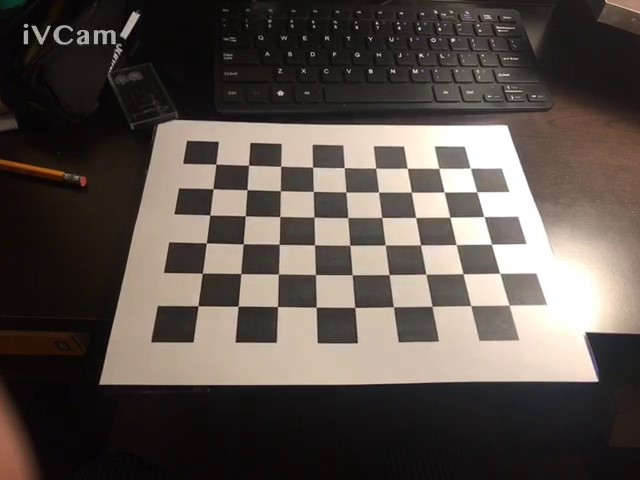
#> input picture Opencv_opengl_project1/chessboardPictures/2020-06-07 230341.jpg, 640 x 480 px; its folder holds only this picture in this run
$ python cameraCalibration.py
#> lines starting #> are read from the running program, lines starting #| are printed output that depends on the picture; after the words box and inside, x2 and y2 are one past the last pixel; in counts of white or black regions, pixels touching at a corner belong together; long printed decimals are rounded
import numpy as np
import cv2
import glob
import argparse
import pickle
# from calibration_store import save_coefficients
from pathlib import Path

# termination criteria
criteria = (cv2.TERM_CRITERIA_EPS + cv2.TERM_CRITERIA_MAX_ITER, 30, 0.001)


def calibrate(dirpath, square_size, width=9, height=6):
    """ Apply camera calibration operation for images in the given directory path. """
#> called with square_size = 0.024, width = 9, height = 6
    # prepare object points, like (0,0,0), (1,0,0), (2,0,0) ....,(8,6,0)
    objp = np.zeros((height*width, 3), np.float32)
    objp[:, :2] = np.mgrid[0:width, 0:height].T.reshape(-1, 2)

    objp = objp * square_size

    # Arrays to store object points and image points from all the images.
    objpoints = []  # 3d point in real world space
    imgpoints = []  # 2d points in image plane.


    for count, fname in enumerate(dirpath.glob("*.jpg")):
        print(count, fname.name)
        fname = str(fname)
        img = cv2.imread(fname) #opencv does not read Path from pathlib directly!
#> img is the input picture: shape (480, 640, 3); mean B, G, R 74.9, 80.8, 89.8
        print(img.shape)
#| (480, 640, 3)
        gray = cv2.cvtColor(img, cv2.COLOR_BGR2GRAY)
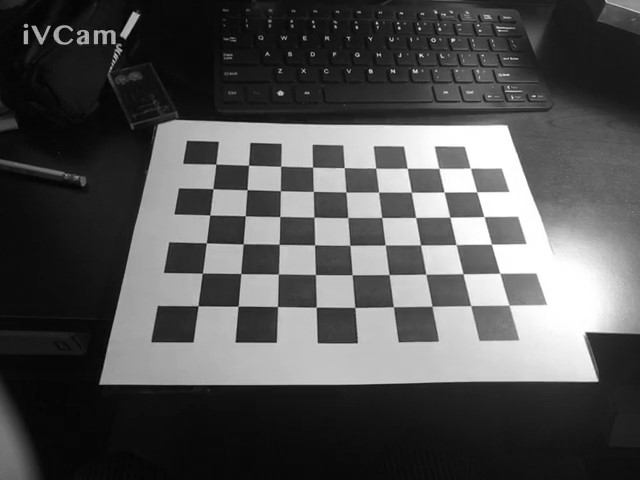
#> gray: shape (480, 640); min 0, max 255, mean 82.8

        # Find the chess board corners
        ret, corners = cv2.findChessboardCorners(gray, (width, height), None)
#> ret = True; corners = 54 rows, first 8: [215.8, 163.9], [248.7, 164.9], [280.8, 166.1], [312.6, 166.9], [344.2, 167.7], [375.7, 168], [407.4, 168.3], [439, 168.5]

        # If found, add object points, image points (after refining them)
        if ret:
            objpoints.append(objp)

            corners2 = cv2.cornerSubPix(gray, corners, (11, 11), (-1, -1), criteria)
#> corners2 = 54 rows, first 8: [215.9, 164], [248.5, 165.3], [280.7, 166.2], [312.6, 167.2], [344.3, 167.6], [375.7, 168.1], [407.2, 168.2], [438.7, 168.4]
            imgpoints.append(corners2)

            # Draw and display the corners
            img = cv2.drawChessboardCorners(img, (width, height), corners2, ret)
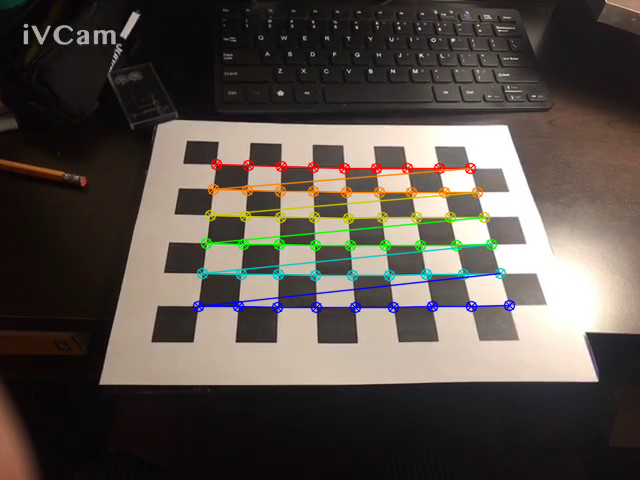
#> img: shape (480, 640, 3); 4.28% of pixels changed, all inside (x1, y1, x2, y2) = (192, 158, 516, 314)

            #Display img
            cv2.imshow("img", img)
            cv2.waitKey(500)

    cv2.destroyAllWindows()
    ret, mtx, dist, rvecs, tvecs = cv2.calibrateCamera(objpoints, imgpoints, gray.shape[::-1], None, None)
#> ret = 0.242; mtx = [[444.7, 0, 331.4], [0, 430.2, 233.2], [0, 0, 1]]; dist = [[0.143, -0.287, -0.0412, 0.0167, 0.0562]]; rvecs = ([-0.608, -0.0838, -0.0169],); tvecs = ([-0.086, -0.0516, 0.334],)

    print(ret)
#| 0.2417
    print(mtx)
#| [[444.680   0.         331.420]
#|  [  0.         430.216  233.192]
#|  [  0.           0.           1.        ]]
    print(dist)
#| [[ 0.1431 -0.2866 -0.04118  0.01667  0.05621]]

    return [ret, mtx, dist, rvecs, tvecs]


if __name__ == '__main__':

    print("Camera calibration script")
    dataPath = Path("./chessboardPictures").resolve()
    parameters = calibrate(dataPath, 0.024)
#> parameters = [0.242, [[444.7, 0, 331.4], [0, 430.2, 233.2], [0, 0, 1]], [[0.143, -0.287, -0.0412, 0.0167, 0.0562]], ([-0.608, -0.0838, -0.0169],), ([-0.086, -0.0516, 0.334],)]

    file = open('params.pickle', 'wb')
    pickle.dump(parameters, file)

$ run again, on Opencv_opengl_project1/chessboardPictures/2020-06-07 230405.jpg
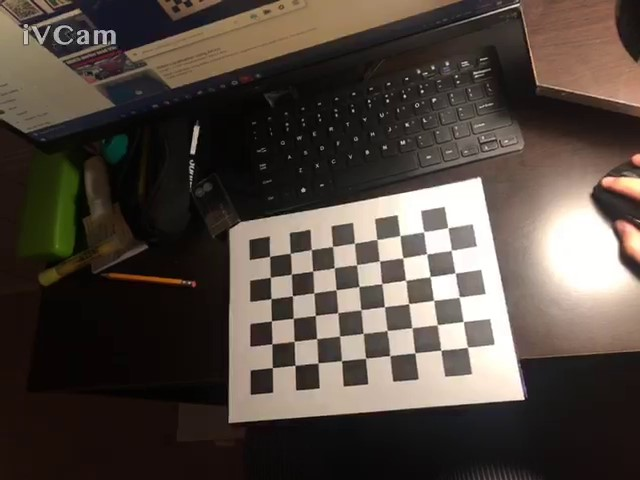
#> input picture Opencv_opengl_project1/chessboardPictures/2020-06-07 230405.jpg, 640 x 480 px
#> in calibrate, img is the input picture: shape (480, 640, 3); mean B, G, R 63.4, 71, 80.9
#| (480, 640, 3)
#> in calibrate, `gray = cv2.cvtColor(img, cv2.COLOR_BGR2GRAY)`:
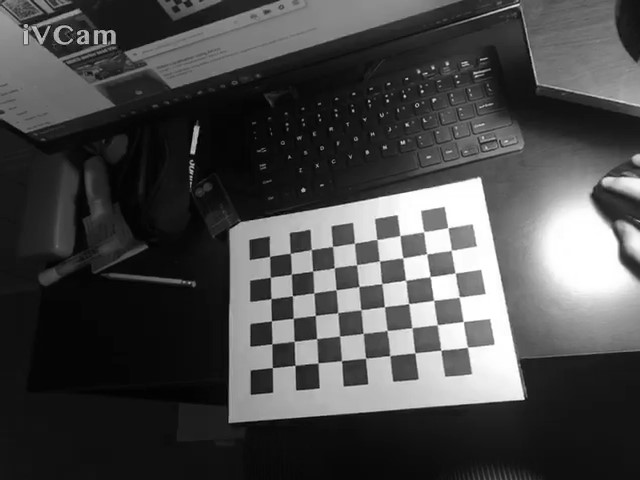
#> gray: shape (480, 640); min 0, max 255, mean 73.1
#> in calibrate, `ret, corners = cv2.findChessboardCorners(gray, (width, height), None)`: ret = True; corners = 54 rows, first 8: [269.5, 256.5], [290.1, 253.5], [311.4, 249.4], [332.5, 246.5], [354.5, 243.3], [376.9, 239.4], [399.9, 235.6], [423.6, 231.8]
#> corners2 = 54 rows, first 8: [269.6, 256.3], [290.4, 253.2], [311.2, 249.5], [332.5, 246.6], [354.5, 243.1], [376.9, 239.5], [399.9, 235.5], [423.6, 231.7]
#> in calibrate, `img = cv2.drawChessboardCorners(img, (width, height), corners2, ret)`:
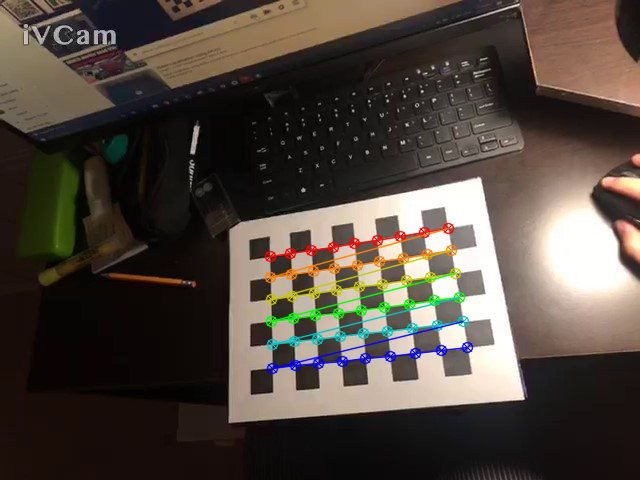
#> img: shape (480, 640, 3); 3.25% of pixels changed, all inside (x1, y1, x2, y2) = (264, 222, 474, 375)
#> in calibrate, `ret, mtx, dist, rvecs, tvecs = cv2.calibrateCamera(objpoints, imgpoint..`: ret = 0.174; mtx = [[499.5, 0, 299], [0, 499.5, 214.5], [0, 0, 1]]; dist = [[0.319, -1.29, -0.0377, -0.025, 2.57]]; rvecs = ([-0.386, 0.293, -0.114],); tvecs = ([-0.0322, 0.0465, 0.553],)
#| 0.1738
#| [[499.482   0.         298.984]
#|  [  0.         499.479  214.482]
#|  [  0.           0.           1.        ]]
#| [[ 0.3188 -1.291 -0.03768 -0.025  2.574 ]]
#> parameters = [0.174, [[499.5, 0, 299], [0, 499.5, 214.5], [0, 0, 1]], [[0.319, -1.29, -0.0377, -0.025, 2.57]], ([-0.386, 0.293, -0.114],), ([-0.0322, 0.0465, 0.553],)]

$ run again, on Opencv_opengl_project1/chessboardPictures/2020-06-07 230409.jpg
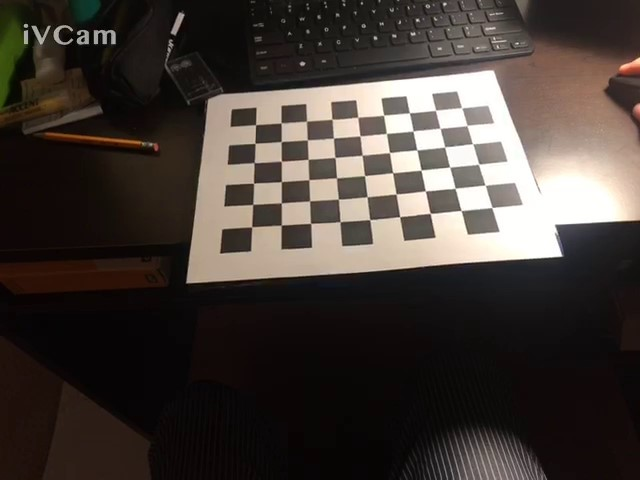
#> input picture Opencv_opengl_project1/chessboardPictures/2020-06-07 230409.jpg, 640 x 480 px
#> in calibrate, img is the input picture: shape (480, 640, 3); mean B, G, R 55, 60.1, 67.9
#| (480, 640, 3)
#> in calibrate, `gray = cv2.cvtColor(img, cv2.COLOR_BGR2GRAY)`:
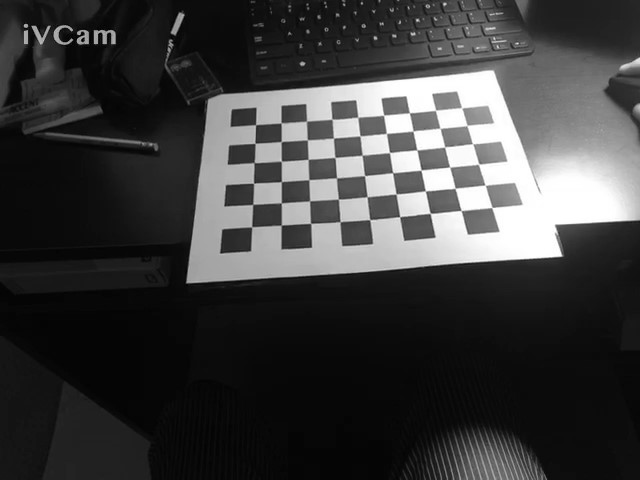
#> gray: shape (480, 640); min 0, max 255, mean 61.9
#> in calibrate, `ret, corners = cv2.findChessboardCorners(gray, (width, height), None)`: ret = True; corners = 54 rows, first 8: [255.7, 124.8], [281, 122.9], [306.5, 121.1], [332, 119], [357.6, 117.3], [383.6, 115.2], [409.5, 112.6], [435.5, 110.2]
#> corners2 = 54 rows, first 8: [255.6, 124.6], [281.1, 123], [306.5, 121.1], [332, 119.3], [357.7, 117.1], [383.6, 115.3], [409.4, 112.8], [435.5, 110.3]
#> in calibrate, `img = cv2.drawChessboardCorners(img, (width, height), corners2, ret)`:
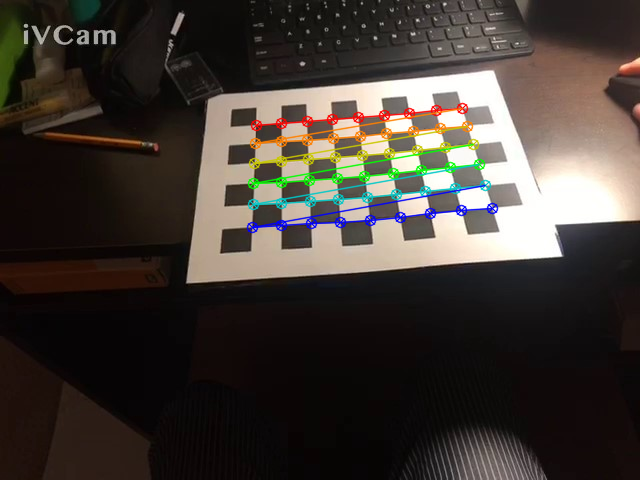
#> img: shape (480, 640, 3); 3.6% of pixels changed, all inside (x1, y1, x2, y2) = (246, 102, 499, 234)
#> in calibrate, `ret, mtx, dist, rvecs, tvecs = cv2.calibrateCamera(objpoints, imgpoint..`: ret = 0.244; mtx = [[441, 0, 330.7], [0, 441.4, 255.1], [0, 0, 1]]; dist = [[0.346, -1.45, -0.0476, 0.00815, 1.26]]; rvecs = ([-0.615, 0.0223, -0.0662],); tvecs = ([-0.0708, -0.12, 0.432],)
#| 0.2436
#| [[440.967   0.         330.742]
#|  [  0.         441.359 255.141]
#|  [  0.           0.           1.        ]]
#| [[ 0.3456  -1.454 -0.04756  0.00815  1.256]]
#> parameters = [0.244, [[441, 0, 330.7], [0, 441.4, 255.1], [0, 0, 1]], [[0.346, -1.45, -0.0476, 0.00815, 1.26]], ([-0.615, 0.0223, -0.0662],), ([-0.0708, -0.12, 0.432],)]

$ run again, on Opencv_opengl_project1/chessboardPictures/2020-06-07 230419.jpg
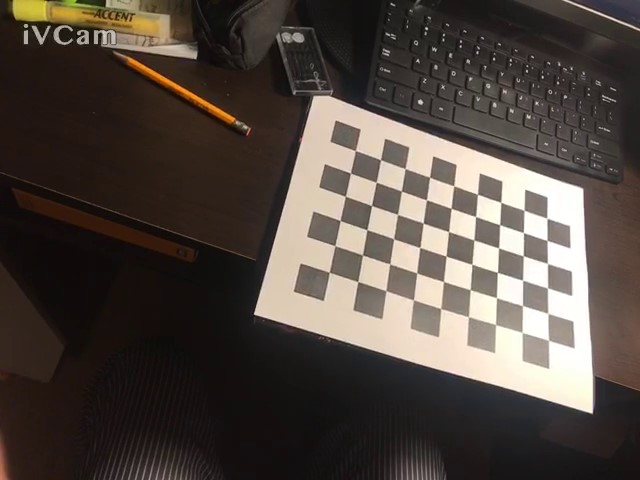
#> input picture Opencv_opengl_project1/chessboardPictures/2020-06-07 230419.jpg, 640 x 480 px
#> in calibrate, img is the input picture: shape (480, 640, 3); mean B, G, R 65.2, 72, 81.1
#| (480, 640, 3)
#> in calibrate, `gray = cv2.cvtColor(img, cv2.COLOR_BGR2GRAY)`:
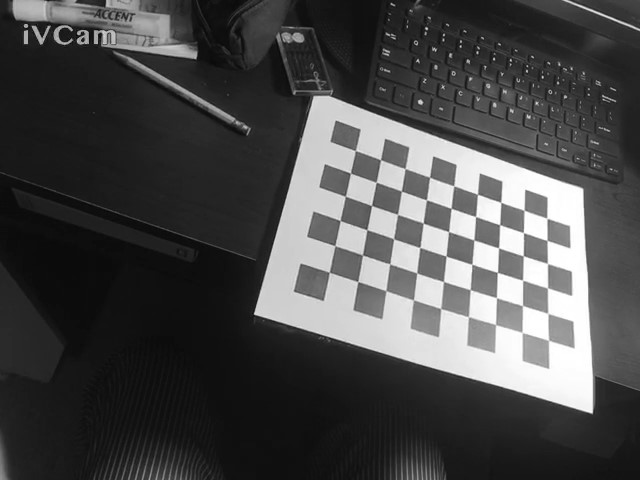
#> gray: shape (480, 640); min 1, max 255, mean 74
#> in calibrate, `ret, corners = cv2.findChessboardCorners(gray, (width, height), None)`: ret = True; corners = 54 rows, first 8: [355.4, 150.5], [380.5, 159.7], [404.9, 168.7], [429.6, 177.3], [453.9, 185.7], [477.6, 194.5], [500.9, 202.4], [523.9, 210.1]
#> corners2 = 54 rows, first 8: [355.4, 150.6], [380.5, 159.7], [405.2, 168.5], [429.5, 177.3], [453.8, 185.7], [477.5, 194.2], [500.8, 202.3], [524, 210.3]
#> in calibrate, `img = cv2.drawChessboardCorners(img, (width, height), corners2, ret)`:
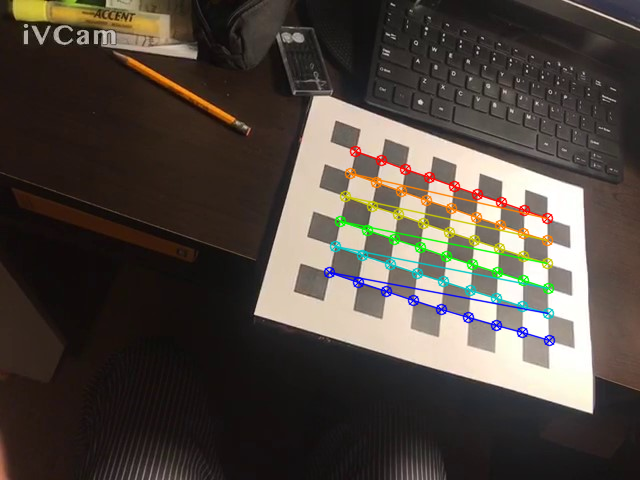
#> img: shape (480, 640, 3); 3.49% of pixels changed, all inside (x1, y1, x2, y2) = (323, 145, 556, 347)
#> in calibrate, `ret, mtx, dist, rvecs, tvecs = cv2.calibrateCamera(objpoints, imgpoint..`: ret = 0.193; mtx = [[445.7, 0, 326.1], [0, 456.5, 254], [0, 0, 1]]; dist = [[0.298, -1.6, -0.0353, 0.0312, 3.12]]; rvecs = ([-0.468, -0.255, 0.266],); tvecs = ([0.0256, -0.089, 0.408],)
#| 0.1934
#| [[445.676   0.         326.066 ]
#|  [  0.         456.473 254.027]
#|  [  0.           0.           1.        ]]
#| [[ 0.2982 -1.598 -0.03527  0.03119  3.124]]
#> parameters = [0.193, [[445.7, 0, 326.1], [0, 456.5, 254], [0, 0, 1]], [[0.298, -1.6, -0.0353, 0.0312, 3.12]], ([-0.468, -0.255, 0.266],), ([0.0256, -0.089, 0.408],)]

$ run again, on Opencv_opengl_project1/chessboardPictures/2020-06-07 230354.jpg
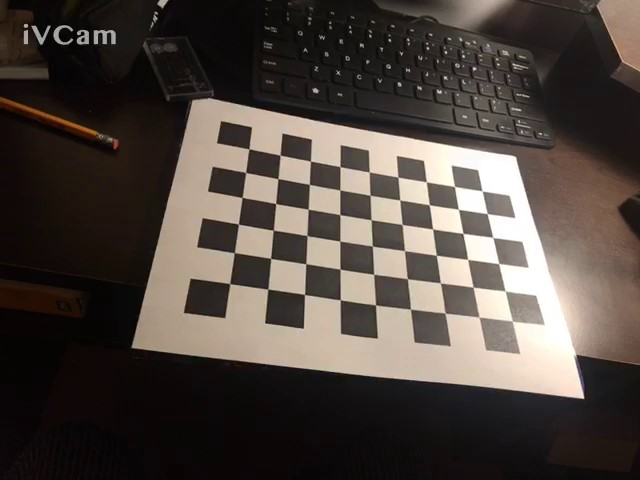
#> input picture Opencv_opengl_project1/chessboardPictures/2020-06-07 230354.jpg, 640 x 480 px
#> in calibrate, img is the input picture: shape (480, 640, 3); mean B, G, R 64.3, 70.4, 79.1
#| (480, 640, 3)
#> in calibrate, `gray = cv2.cvtColor(img, cv2.COLOR_BGR2GRAY)`:
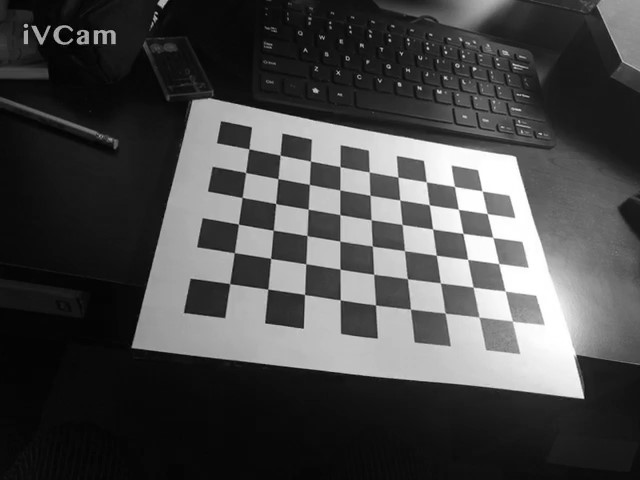
#> gray: shape (480, 640); min 0, max 255, mean 72.3
#> in calibrate, `ret, corners = cv2.findChessboardCorners(gray, (width, height), None)`: ret = True; corners = 54 rows, first 8: [249, 148.9], [280.1, 155.1], [310.5, 161.2], [340.1, 166.7], [369.1, 171.9], [397.9, 177.1], [426.4, 181.7], [454.5, 186.5]
#> corners2 = 54 rows, first 8: [248.8, 148.8], [280.2, 155.2], [310.5, 160.9], [340, 166.6], [369.2, 171.9], [397.8, 177.1], [426.3, 181.7], [454.4, 186.5]
#> in calibrate, `img = cv2.drawChessboardCorners(img, (width, height), corners2, ret)`:
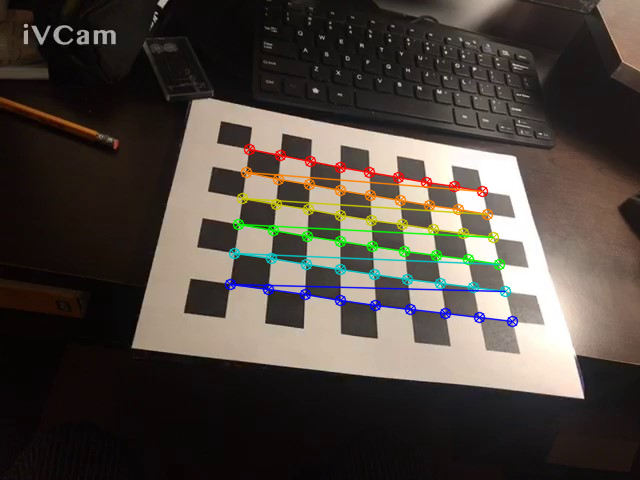
#> img: shape (480, 640, 3); 4.01% of pixels changed, all inside (x1, y1, x2, y2) = (224, 143, 519, 328)
#> in calibrate, `ret, mtx, dist, rvecs, tvecs = cv2.calibrateCamera(objpoints, imgpoint..`: ret = 0.217; mtx = [[410, 0, 300.4], [0, 403.6, 270.1], [0, 0, 1]]; dist = [[0.19, -0.612, -0.0344, 0.0157, 0.975]]; rvecs = ([-0.557, -0.204, 0.101],); tvecs = ([-0.0395, -0.0924, 0.32],)
#| 0.2167
#| [[409.955   0.         300.419]
#|  [  0.         403.628  270.103]
#|  [  0.           0.           1.        ]]
#| [[ 0.1901 -0.6122 -0.03445  0.01574  0.9753]]
#> parameters = [0.217, [[410, 0, 300.4], [0, 403.6, 270.1], [0, 0, 1]], [[0.19, -0.612, -0.0344, 0.0157, 0.975]], ([-0.557, -0.204, 0.101],), ([-0.0395, -0.0924, 0.32],)]
